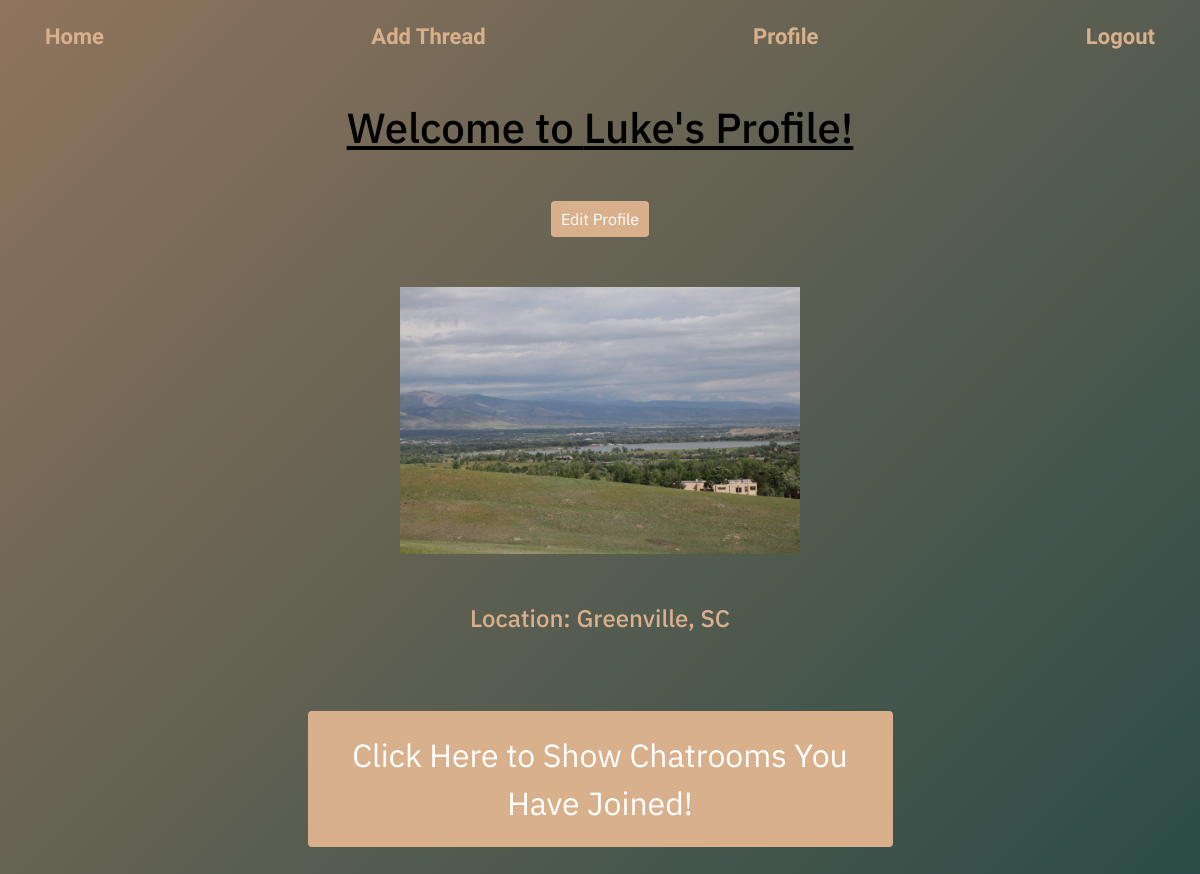
The app's page /accounts/2/profile/ (signed in) with its own data.
### accounts/models.py (models this page shows, shortened)
class Profile(models.Model):
    user = models.OneToOneField(User, on_delete=models.CASCADE, related_name = 'userprofile')
    state = models.CharField(max_length=2, choices=STATE_CHOICES, null=True, blank=True)
    city = models.CharField(max_length=30, null=True, blank=True)
    avatar = models.ImageField(upload_to='images/')

### accounts/views.py (the view)
# urls.py: path('<int:pk>/profile/', views.ProfileDetailView.as_view(), name = 'profile_detail'),
class ProfileDetailView(generic.DetailView):
    model = Profile
    template_name = 'profile_detail.html'
    def get(self, request, *args, **kwargs):
        self.object = self.get_object()
        if self.object.user ==self.request.user:
            context = self.get_context_data(object=self.object)
            return self.render_to_response(context)
        return HttpResponseRedirect(reverse_lazy('chat:index'))

### accounts/templates/profile_detail.html
{% extends 'base.html' %}
{% block content %}
<h2><u>Welcome to {{object.user}}'s Profile!</u></h2>
<div class="mt-5 row no-gutters justify-content-center">
{% if request.user.is_authenticated %}
    <a class="col-1 btn btn-success" href="{% url 'accounts:profile_update' object.id %}">Edit Profile</a>
{% endif %}
</div>
<div id="profile-img" class="row no-gutters">
    <img class="col-md" src="{{object.avatar.url}}" alt="This is the users profile avatar">
    </div>
<div id="profile-country" class="row no-gutters">
<h5 class="col-md mb-5">Location: {{object.city}}, {{object.state}}</h5>
</div>
<div class="row no-gutters">
<a id='chat-list' class="btn btn-success col-md-6" href="{% url 'chat:my_chat' %}">Click Here to Show Chatrooms You Have Joined!</a>
</div>
{% endblock content %}

### static/css/styles.css (style rules this page uses)
body { font-family: 'IBM Plex Sans','Work Sans', 'Space Mono'; }
#profile-img { width: 400px; margin: 50px auto; }
#profile-country, #profile-name { text-align: center; }
h2 { text-align: center; font-size: 42px; margin-top: 30px; }
#chat-list { margin: 30px auto; padding: 20px; font-size: 32px; }
h5, h5 a { color: #D9B08C; font-size: 24px; }
a { color: #fff; }
.btn-success { background-color: #D9B08C; border: none; }

### records on screen
Profile: user "Luke", avatar (picture), city "Greenville", state "SC"
